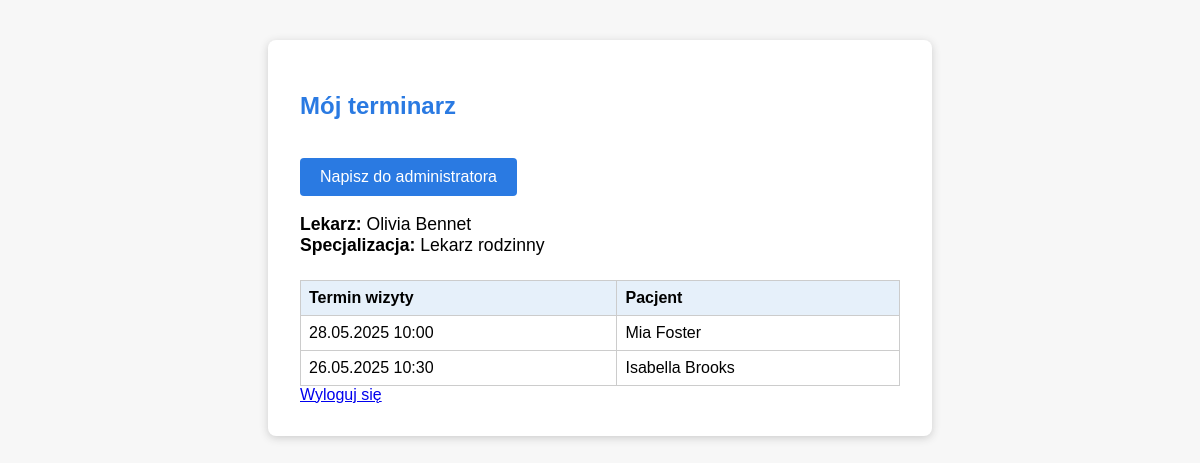
The app's page /moj_terminarz/ (signed in) with its own data.
### rejestracja/models.py (models this page shows, shortened)
class Lekarz(models.Model):
    user = models.OneToOneField(User, on_delete=models.CASCADE)
    specjalizacja = models.CharField(max_length=100)
    zatwierdzony = models.BooleanField(default=False)

class Wizyta(models.Model):
    pacjent = models.ForeignKey(Profil, on_delete=models.CASCADE, related_name='wizyty', null=True, blank=True)
    lekarz = models.ForeignKey(Lekarz, on_delete=models.CASCADE, null=True, blank=True)
    termin = models.ForeignKey(Termin, on_delete=models.CASCADE, null=True, blank=True)

class Termin(models.Model):
    lekarz = models.ForeignKey(Lekarz, on_delete=models.CASCADE)
    data = models.DateField()
    godzina = models.TimeField()
    dostepny = models.BooleanField(default=True)

class Profil(models.Model):
    user = models.OneToOneField(User, on_delete=models.CASCADE)
    ROLA_CHOICES = (
        ('pacjent', 'Pacjent'),
        ('lekarz', 'Lekarz'),
    )
    rola = models.CharField(max_length=10, choices=ROLA_CHOICES, default='pacjent')
    telefon = models.CharField(max_length=15, blank=True)

### rejestracja/views.py (the view)
# urls.py: path('moj_terminarz/', views.moj_terminarz, name='moj_terminarz'),
@login_required
def moj_terminarz(request):
    try:
        profil = Profil.objects.get(user=request.user)
        if profil.rola != 'lekarz':
            return redirect('index')
        lekarz = Lekarz.objects.get(user=request.user)
        wizyty = []
        now = datetime.datetime.now()
        for w in Wizyta.objects.filter(lekarz=lekarz):
            if w.termin and w.termin.data and w.termin.godzina:
                termin_datetime = datetime.datetime.combine(w.termin.data, w.termin.godzina)
                if termin_datetime > now:
                    wizyty.append(w)
            else:
                wizyty.append(w)
        return render(request, 'rejestracja/moj_terminarz.html', {'lekarz': lekarz, 'wizyty': wizyty})
    except (Profil.DoesNotExist, Lekarz.DoesNotExist):
        return redirect('index')

### rejestracja/templates/rejestracja/moj_terminarz.html (shortened to what this page needs)
<!DOCTYPE html>
<html lang="pl">
<head>
</head>
<body>
    <div class="container">
        <h2>Mój terminarz</h2>
        <a href="{% url 'wiadomosc_do_admina' %}" class="btn" style="margin-bottom:18px;">Napisz do administratora</a>
        <div class="info">
            <strong>Lekarz:</strong> {{ lekarz.user.first_name }} {{ lekarz.user.last_name }}<br>
            <strong>Specjalizacja:</strong> {{ lekarz.specjalizacja }}
        </div>
        <table>
            <tr>
                <th>Termin wizyty</th>
                <th>Pacjent</th>
            </tr>
            {% for wizyta in wizyty %}
            <tr>
                <td>
                    {% if wizyta.termin %}
                        {{ wizyta.termin.data|date:"d.m.Y" }} {{ wizyta.termin.godzina|time:"H:i" }}
                    {% else %}
                        -
                    {% endif %}
                </td>
                <td>
                    {% if wizyta.pacjent %}
                        {{ wizyta.pacjent.user.first_name }} {{ wizyta.pacjent.user.last_name }}
                    {% else %}
                        -
                    {% endif %}
                </td>
            </tr>
            {% empty %}
            <tr>
                <td colspan="2">Brak wizyt.</td>
            </tr>
            {% endfor %}
        </table>
        <a href="{% url 'logout' %}">Wyloguj się</a>
    </div>
</body>
</html>

### rejestracja/templates/rejestracja/moj_terminarz.html (style rules this page uses)
body { font-family: Arial, sans-serif; background: #f7f7f7; }
.container { max-width: 600px; margin: 40px auto; background: #fff; padding: 32px; border-radius: 8px; box-shadow: 0 2px 8px #ccc; }
h2 { color: #2a7ae2; }
.info { margin-bottom: 24px; font-size: 1.1em; }
table { width: 100%; border-collapse: collapse; margin-top: 20px; }
th, td { border: 1px solid #ccc; padding: 8px; text-align: left; }
th { background: #e6f0fa; }
.btn { display: inline-block; margin-top: 18px; padding: 10px 20px; background: #2a7ae2; color: #fff; text-align: center; border-radius: 4px; text-decoration: none; }

### records on screen
Lekarz: user.first_name "Olivia", user.last_name "Bennet", specjalizacja "Lekarz rodzinny"
Wizyta: termin.data "28.05.2025", termin.godzina "10:00", pacjent.user.first_name "Mia", pacjent.user.last_name "Foster"
Wizyta: termin.data "26.05.2025", termin.godzina "10:30", pacjent.user.first_name "Isabella", pacjent.user.last_name "Brooks"
